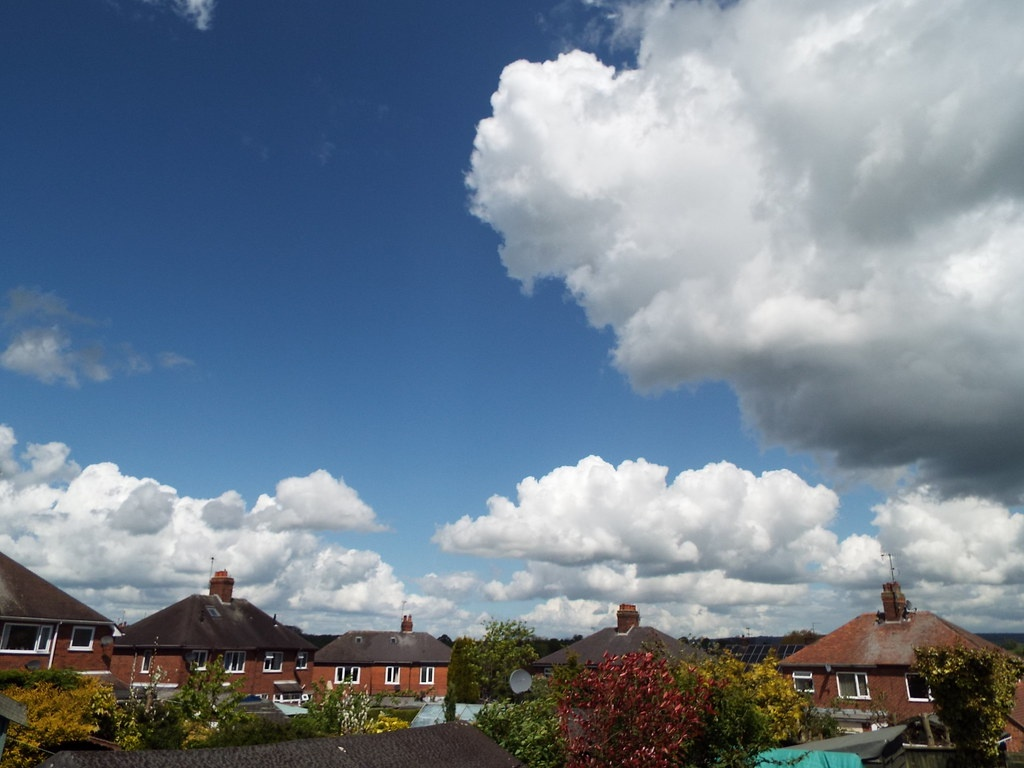
#> input picture data/raw/images/web_sample/cloud_formation/02b02f1d-5eff-42f9-9347-32813d2273e9_Cloud_formation_over_Cheadle_Staffs_1.jpg, 1024 x 768 px
$ python -i palette.py   (imports and definitions only)
#> lines starting #> are read from the running program, lines starting #| are printed output that depends on the picture
"""Color palette features: dominant colors, warmth, harmony and colorfulness.

k-means in CIELAB on a downscaled image gives a small palette; from it we derive the
share of warm (sunset) hues, the share of sky blue, the contrast between palette colors,
how harmonious the hues are (circular concentration), plus Hasler-Suesstrunk
colorfulness. These are closer to how people talk about sunsets than raw hue histograms.
"""

from __future__ import annotations

import cv2
import numpy as np

PALETTE_K = 5


def _kmeans_lab(image_rgb: np.ndarray, k: int = PALETTE_K, max_side: int = 160, seed: int = 0) -> tuple[np.ndarray, np.ndarray]:
    height, width = image_rgb.shape[:2]
    scale = max_side / max(height, width)
    small = cv2.resize(image_rgb, (max(1, int(width * scale)), max(1, int(height * scale))), interpolation=cv2.INTER_AREA) if scale < 1 else image_rgb
    lab = cv2.cvtColor(small, cv2.COLOR_RGB2LAB).reshape(-1, 3).astype(np.float32)
    k = int(min(k, len(np.unique(lab, axis=0))))
    if k <= 1:
        return lab.mean(axis=0, keepdims=True), np.array([1.0], dtype=np.float32)
    cv2.setRNGSeed(seed)
    criteria = (cv2.TERM_CRITERIA_EPS + cv2.TERM_CRITERIA_MAX_ITER, 20, 0.5)
    _, labels, centers = cv2.kmeans(lab, k, None, criteria, 3, cv2.KMEANS_PP_CENTERS)
    counts = np.bincount(labels.ravel(), minlength=k).astype(np.float32)
    weights = counts / counts.sum()
    order = np.argsort(-weights)
    return centers[order], weights[order]


def _lab_to_hsv(centers_lab: np.ndarray) -> np.ndarray:
    lab_u8 = np.clip(centers_lab, 0, 255).astype(np.uint8).reshape(-1, 1, 3)
    rgb = cv2.cvtColor(lab_u8, cv2.COLOR_LAB2RGB)
    return cv2.cvtColor(rgb, cv2.COLOR_RGB2HSV).reshape(-1, 3).astype(np.float32)


def colorfulness(image_rgb: np.ndarray) -> float:
    """Hasler & Suesstrunk (2003) colorfulness metric."""
    rgb = image_rgb.astype(np.float32)
    rg = rgb[:, :, 0] - rgb[:, :, 1]
    yb = 0.5 * (rgb[:, :, 0] + rgb[:, :, 1]) - rgb[:, :, 2]
    std_root = np.sqrt(rg.std() ** 2 + yb.std() ** 2)
    mean_root = np.sqrt(rg.mean() ** 2 + yb.mean() ** 2)
    return float(std_root + 0.3 * mean_root)


def extract_palette_features(image_rgb: np.ndarray) -> dict[str, float]:
    centers, weights = _kmeans_lab(image_rgb)
    hsv = _lab_to_hsv(centers)
    hue_deg = hsv[:, 0] * 2.0  # OpenCV hue is 0-180
    sat = hsv[:, 1] / 255.0
    val = hsv[:, 2] / 255.0
    chroma = np.sqrt(centers[:, 1].astype(np.float32) - 128.0) ** 2 if False else np.sqrt((centers[:, 1] - 128.0) ** 2 + (centers[:, 2] - 128.0) ** 2)
    colored = sat > 0.12
    # Warm sunset hues: red through orange/yellow (330-360 and 0-60), plus pink/magenta (300-330) weighted by saturation.
    warm = ((hue_deg >= 330) | (hue_deg < 60)) & colored
    pink = (hue_deg >= 290) & (hue_deg < 330) & colored
    blue = (hue_deg >= 180) & (hue_deg < 260) & colored
    weights_colored = weights * colored
    warm_share = float((weights * (warm | pink)).sum())
    blue_share = float((weights * blue).sum())
    neutral_share = float((weights * ~colored).sum())
    # Circular concentration of hues among colored palette entries (1 = one hue family, 0 = spread).
    if weights_colored.sum() > 0:
        angles = np.radians(hue_deg)
        resultant = np.hypot((weights_colored * np.cos(angles)).sum(), (weights_colored * np.sin(angles)).sum()) / weights_colored.sum()
        hue_concentration = float(resultant)
    else:
        hue_concentration = 0.0
    # Palette contrast: weighted mean pairwise Delta E (CIE76) between palette colors.
    if len(centers) > 1:
        diffs = centers[:, None, :] - centers[None, :, :]
        delta_e = np.sqrt((diffs**2).sum(axis=2))
        pair_w = weights[:, None] * weights[None, :]
        np.fill_diagonal(pair_w, 0.0)
        palette_contrast = float((delta_e * pair_w).sum() / max(pair_w.sum(), 1e-6))
    else:
        palette_contrast = 0.0
    lightness = centers[:, 0] * 100.0 / 255.0
    return {
        "palette_warm_share": warm_share,
        "palette_blue_share": blue_share,
        "palette_neutral_share": neutral_share,
        "palette_hue_concentration": hue_concentration,
        "palette_contrast": palette_contrast,
        "palette_chroma_mean": float((weights * chroma).sum()),
        "palette_chroma_max": float(chroma.max()),
        "palette_lightness_mean": float((weights * lightness).sum()),
        "palette_lightness_range": float(lightness.max() - lightness.min()),
        "palette_dominant_saturation": float(sat[0]),
        "palette_dominant_value": float(val[0]),
        "palette_dominant_share": float(weights[0]),
        "colorfulness": colorfulness(image_rgb),
    }

>>> import cv2
>>> picture = cv2.cvtColor(cv2.imread('../../../data/raw/images/web_sample/cloud_formation/02b02f1d-5eff-42f9-9347-32813d2273e9_Cloud_formation_over_Cheadle_Staffs_1.jpg'), cv2.COLOR_BGR2RGB)
>>> result = extract_palette_features(picture)
#> in _kmeans_lab, `small = cv2.resize(image_rgb, (max(1, int(width * scale)), max(1, int(..`:
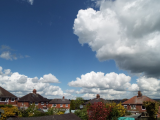
#> small: shape (120, 160, 3); mean R, G, B 113, 127.4, 142.7
#> in _kmeans_lab, `k = int(min(k, len(np.unique(lab, axis=0))))`: k = 5
#> in _kmeans_lab, `_, labels, centers = cv2.kmeans(lab, k, None, criteria, 3, cv2.KMEANS_..`: labels = 19200 values, max 4 at index 29, min 0 at index 117, mean 1.89; centers = [[214.4, 127.1, 126.3], [81.86, 131.2, 100.5], [173.4, 125.2, 121.8], [54.53, 131.6, 140.2], [127.3, 126.3, 108.2]]
#> in _kmeans_lab, `counts = np.bincount(labels.ravel(), minlength=k).astype(np.float32)`: counts = [4313, 4390, 3458, 3178, 3861]
#> in _kmeans_lab, `weights = counts / counts.sum()`: weights = [0.225, 0.229, 0.18, 0.166, 0.201]
#> in _kmeans_lab, `order = np.argsort(-weights)`: order = [1, 0, 4, 2, 3]
#> in extract_palette_features, `centers, weights = _kmeans_lab(image_rgb)`: centers = [[81.86, 131.2, 100.5], [214.4, 127.1, 126.3], [127.3, 126.3, 108.2], [173.4, 125.2, 121.8], [54.53, 131.6, 140.2]]; weights = [0.229, 0.225, 0.201, 0.18, 0.166]
#> in _lab_to_hsv, `lab_u8 = np.clip(centers_lab, 0, 255).astype(np.uint8).reshape(-1, 1, 3)`: lab_u8 = [[81, 131, 100], [214, 127, 126], [127, 126, 108], [173, 125, 121], [54, 131, 140]]
#> in _lab_to_hsv, `rgb = cv2.cvtColor(lab_u8, cv2.COLOR_LAB2RGB)`: rgb = [[45, 76, 119], [205, 210, 213], [93, 121, 152], [153, 167, 178], [61, 49, 33]]
#> in extract_palette_features, `hsv = _lab_to_hsv(centers)`: hsv = [[107, 159, 119], [101, 10, 213], [106, 99, 152], [103, 36, 178], [17, 117, 61]]
#> in extract_palette_features, `hue_deg = hsv[:, 0] * 2.0`: hue_deg = [214, 202, 212, 206, 34]
#> in extract_palette_features, `sat = hsv[:, 1] / 255.0`: sat = [0.624, 0.0392, 0.388, 0.141, 0.459]
#> in extract_palette_features, `val = hsv[:, 2] / 255.0`: val = [0.467, 0.835, 0.596, 0.698, 0.239]
#> in extract_palette_features, `chroma = np.sqrt(centers[:, 1].astype(np.float32) - 128.0) ** 2 if Fal..`: chroma = [27.71, 1.94, 19.88, 6.83, 12.7]
#> in extract_palette_features, `colored = sat > 0.12`: colored = [True, False, True, True, True]
#> in extract_palette_features, `warm = ((hue_deg >= 330) | (hue_deg < 60)) & colored`: warm = [False, False, False, False, True]
#> in extract_palette_features, `pink = (hue_deg >= 290) & (hue_deg < 330) & colored`: pink = [False, False, False, False, False]
#> in extract_palette_features, `blue = (hue_deg >= 180) & (hue_deg < 260) & colored`: blue = [True, False, True, True, False]
#> in extract_palette_features, `weights_colored = weights * colored`: weights_colored = [0.229, 0, 0.201, 0.18, 0.166]
#> in extract_palette_features, `warm_share = float((weights * (warm | pink)).sum())`: warm_share = 0.166
#> in extract_palette_features, `blue_share = float((weights * blue).sum())`: blue_share = 0.61
#> in extract_palette_features, `neutral_share = float((weights * ~colored).sum())`: neutral_share = 0.225
#> in extract_palette_features, `angles = np.radians(hue_deg)`: angles = [3.74, 3.53, 3.7, 3.6, 0.593]
#> in extract_palette_features, `resultant = np.hypot((weights_colored * np.cos(angles)).sum(), (weight..`: resultant = 0.572
#> in extract_palette_features, `delta_e = np.sqrt((diffs**2).sum(axis=2))`: delta_e = [[0, 135, 46.35, 94.22, 48.21], [135, 0, 88.91, 41.2, 160.5], [46.35, 88.91, 0, 48.11, 79.68], [94.22, 41.2, 48.11, 0, 120.5], [48.21, 160.5, 79.68, 120.5, 0]]
#> in extract_palette_features, `pair_w = weights[:, None] * weights[None, :]`: pair_w = [[0.0523, 0.0514, 0.046, 0.0412, 0.0378], [0.0514, 0.0505, 0.0452, 0.0405, 0.0372], [0.046, 0.0452, 0.0404, 0.0362, 0.0333], [0.0412, 0.0405, 0.0362, 0.0324, 0.0298], [0.0378, 0.0372, 0.0333, 0.0298, 0.0274]]
#> in extract_palette_features, `palette_contrast = float((delta_e * pair_w).sum() / max(pair_w.sum(), ..`: palette_contrast = 86.35
#> in extract_palette_features, `lightness = centers[:, 0] * 100.0 / 255.0`: lightness = [32.1, 84.06, 49.93, 68.02, 21.38]
#> in colorfulness, `rg = rgb[:, :, 0] - rgb[:, :, 1]`:
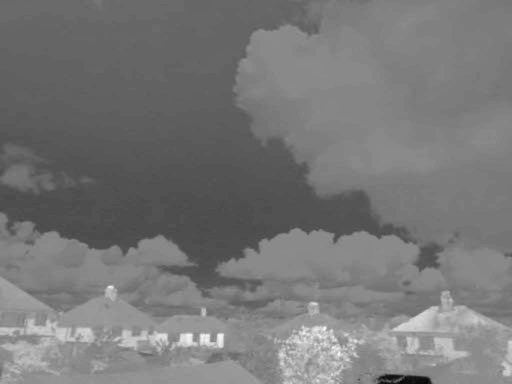
#> rg: shape (768, 1024) float32 (shown at 1/2 size); min -108, max 91, mean -14.4; drawn with min black and max white
#> in colorfulness, `yb = 0.5 * (rgb[:, :, 0] + rgb[:, :, 1]) - rgb[:, :, 2]`:
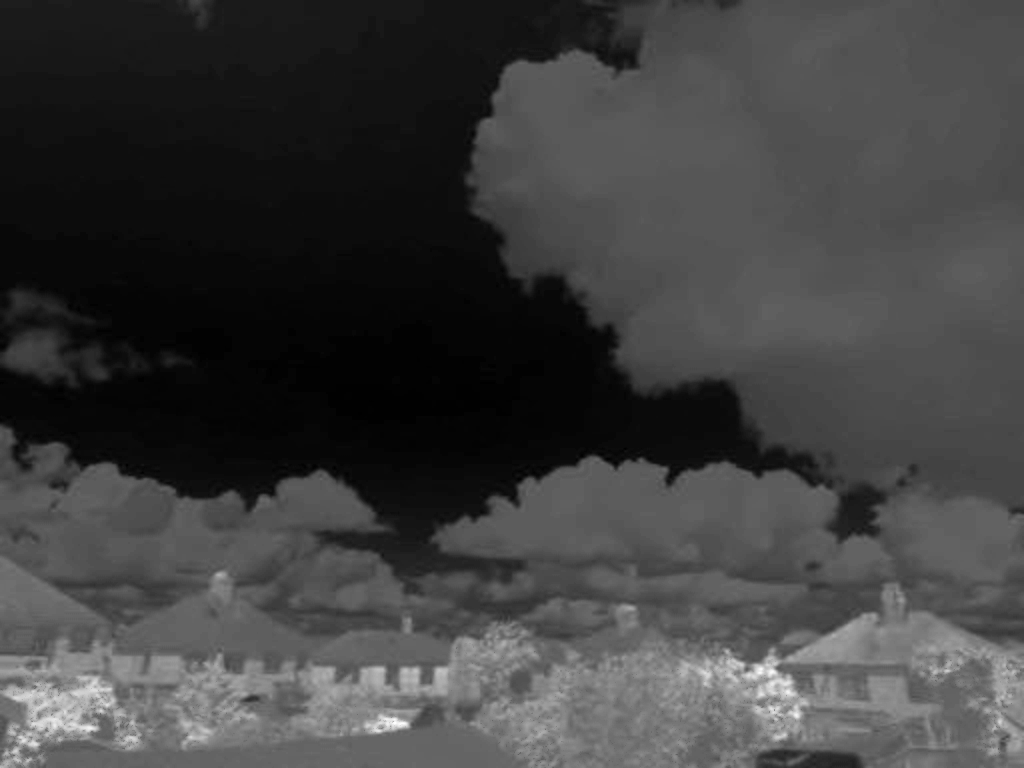
#> yb: shape (768, 1024) float32; min -73, max 127.5, mean -22.6; drawn with min black and max white
#> in colorfulness, `std_root = np.sqrt(rg.std() ** 2 + yb.std() ** 2)`: std_root = 39.64
#> in colorfulness, `mean_root = np.sqrt(rg.mean() ** 2 + yb.mean() ** 2)`: mean_root = 26.78
#> result = 13 items

$ run again, on data/raw/images/web_sample/cloud_formation/03863335-9490-44b1-b578-1fe28373274f_Cloud_Formation.jpg
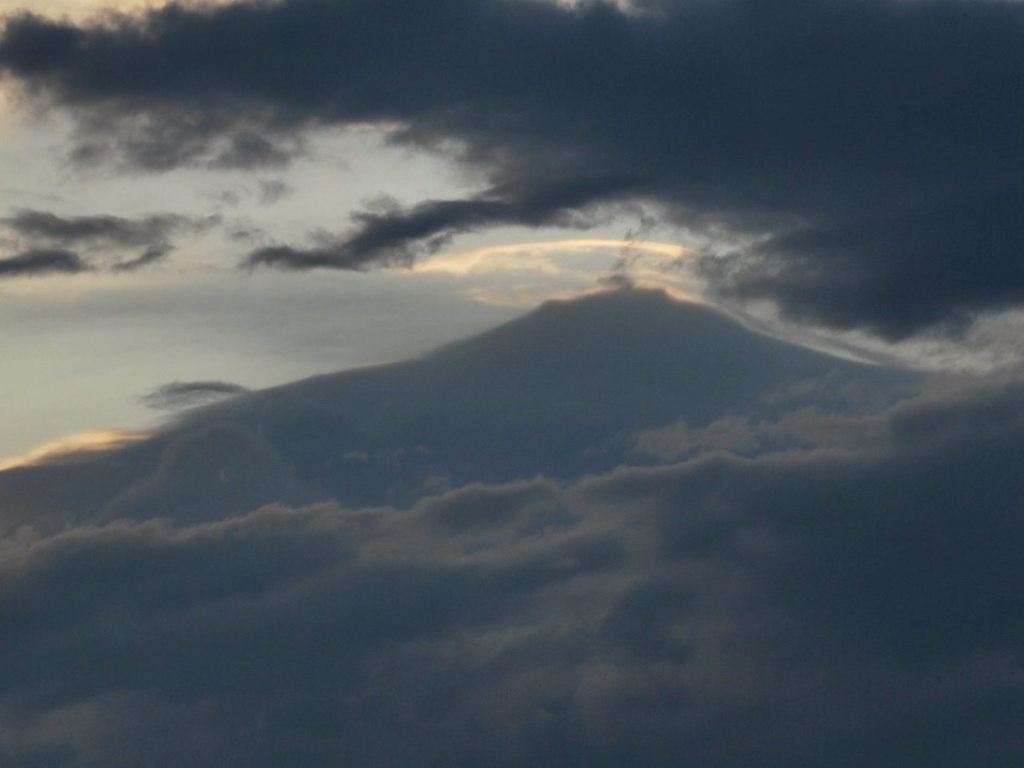
#> input picture data/raw/images/web_sample/cloud_formation/03863335-9490-44b1-b578-1fe28373274f_Cloud_Formation.jpg, 1024 x 768 px
#> k = 5
#> in _kmeans_lab, `_, labels, centers = cv2.kmeans(lab, k, None, criteria, 3, cv2.KMEANS_..`: labels = 19200 values, max 4 at index 0, min 0 at index 40, mean 1.66; centers = [[78.45, 126.4, 120.7], [143.7, 127.2, 131], [57.75, 126.5, 117.5], [100.3, 127.3, 125.9], [178.7, 126.8, 136.5]]
#> counts = [5378, 1641, 8326, 1806, 2049]
#> in _kmeans_lab, `weights = counts / counts.sum()`: weights = [0.28, 0.0855, 0.434, 0.0941, 0.107]
#> order = [2, 0, 4, 3, 1]
#> in extract_palette_features, `centers, weights = _kmeans_lab(image_rgb)`: centers = [[57.75, 126.5, 117.5], [78.45, 126.4, 120.7], [178.7, 126.8, 136.5], [100.3, 127.3, 125.9], [143.7, 127.2, 131]]; weights = [0.434, 0.28, 0.107, 0.0941, 0.0855]
#> lab_u8 = [[57, 126, 117], [78, 126, 120], [178, 126, 136], [100, 127, 125], [143, 127, 131]]
#> in _lab_to_hsv, `rgb = cv2.cvtColor(lab_u8, cv2.COLOR_LAB2RGB)`: rgb = [[39, 55, 69], [61, 74, 84], [173, 171, 156], [88, 93, 97], [135, 135, 129]]
#> hsv = [[104, 111, 69], [103, 70, 84], [26, 25, 173], [103, 24, 97], [30, 11, 135]]
#> hue_deg = [208, 206, 52, 206, 60]
#> sat = [0.435, 0.275, 0.098, 0.0941, 0.0431]
#> val = [0.271, 0.329, 0.678, 0.38, 0.529]
#> chroma = [10.58, 7.43, 8.57, 2.19, 3.11]
#> colored = [True, True, False, False, False]
#> warm = [False, False, False, False, False]
#> blue = [True, True, False, False, False]
#> weights_colored = [0.434, 0.28, 0, 0, 0]
#> warm_share = 0
#> blue_share = 0.714
#> neutral_share = 0.286
#> angles = [3.63, 3.6, 0.908, 3.6, 1.05]
#> resultant = 1
#> delta_e = [[0, 20.95, 122.4, 43.41, 86.95], [20.95, 0, 101.5, 22.51, 66.01], [122.4, 101.5, 0, 79.09, 35.49], [43.41, 22.51, 79.09, 0, 43.61], [86.95, 66.01, 35.49, 43.61, 0]]
#> pair_w = [[0.188, 0.121, 0.0463, 0.0408, 0.0371], [0.121, 0.0785, 0.0299, 0.0263, 0.0239], [0.0463, 0.0299, 0.0114, 0.01, 0.00912], [0.0408, 0.0263, 0.01, 0.00885, 0.00804], [0.0371, 0.0239, 0.00912, 0.00804, 0.0073]]
#> palette_contrast = 56.32
#> lightness = [22.65, 30.76, 70.09, 39.35, 56.33]
#> in colorfulness, `rg = rgb[:, :, 0] - rgb[:, :, 1]`:
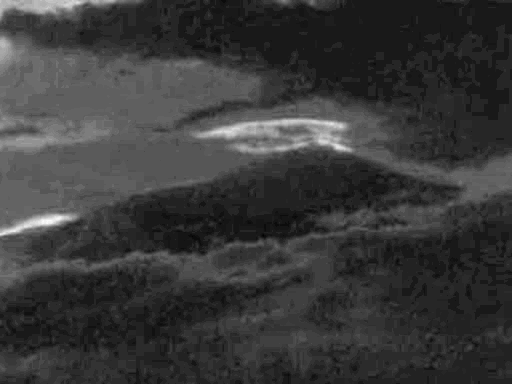
#> rg: shape (768, 1024) float32 (shown at 1/2 size); min -22, max 37, mean -8.7; drawn with min black and max white
#> in colorfulness, `yb = 0.5 * (rgb[:, :, 0] + rgb[:, :, 1]) - rgb[:, :, 2]`:
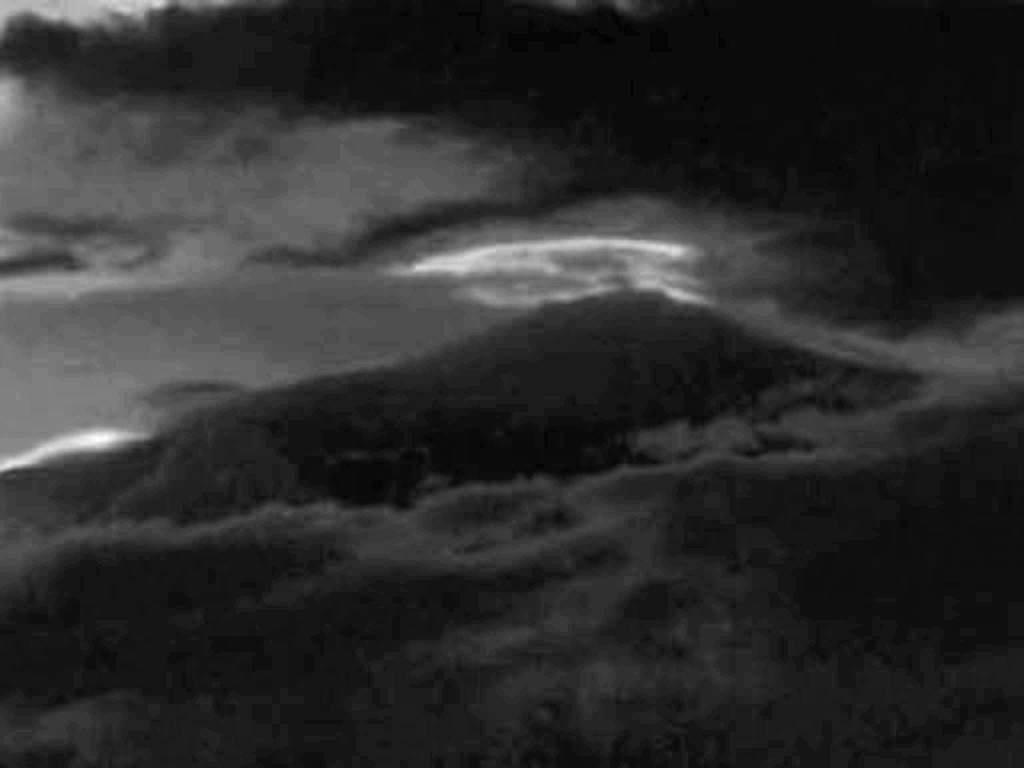
#> yb: shape (768, 1024) float32; min -28.5, max 70.5, mean -11.3; drawn with min black and max white
#> std_root = 15.67
#> mean_root = 14.25
#> result = 13 items
